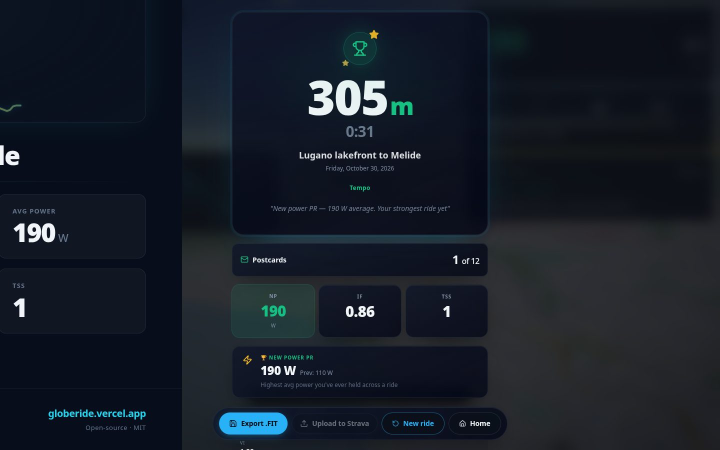
#> input picture docs/design/screenshots/p3/after/finish-1440.jpg, 1440 x 900 px, given in place of home-1440.jpg, which was not available (shown at 1/2 size)
$ python p3-compare.py
#> lines starting #> are read from the running program, lines starting #| are printed output that depends on the picture; pictures that were not available may be replaced by others from this repository, and a replacement may not be noted
"""Side-by-side compare for the P3 design gate: before | mockup | after.

    uv run --with pillow python scripts/p3-compare.py

Converts docs/design/screenshots/p3/after/*.png to JPEG (smaller in git) and
writes compare/*.jpg. Before = P2a reference Home and the P2a ride view.
"""
import pathlib
from PIL import Image, ImageDraw

root = pathlib.Path("docs/design/screenshots")
p3 = root / "p3"
(p3 / "compare").mkdir(parents=True, exist_ok=True)

for png in sorted((p3 / "after").glob("*.png")):
    Image.open(png).convert("RGB").save(png.with_suffix(".jpg"), quality=82)
    png.unlink()
for png in sorted((p3 / "mockup").glob("*.png")):
    Image.open(png).convert("RGB").save(png.with_suffix(".jpg"), quality=82)
    png.unlink()


def panel(paths_labels, out, height):
#> called with height = 900
    ims = []
    for path, label in paths_labels:
        im = Image.open(path).convert("RGB")
#> im is the input picture: PIL image 1440x900 RGB; mean R, G, B 22.3, 28.8, 39.3
        if im.height > height:
            im = im.crop((0, 0, im.width, height))
        ims.append((im, label))
    w = sum(i.width for i, _ in ims) + 24 * (len(ims) - 1)
    h = max(i.height for i, _ in ims) + 40
    canvas = Image.new("RGB", (w, h), (12, 14, 20))
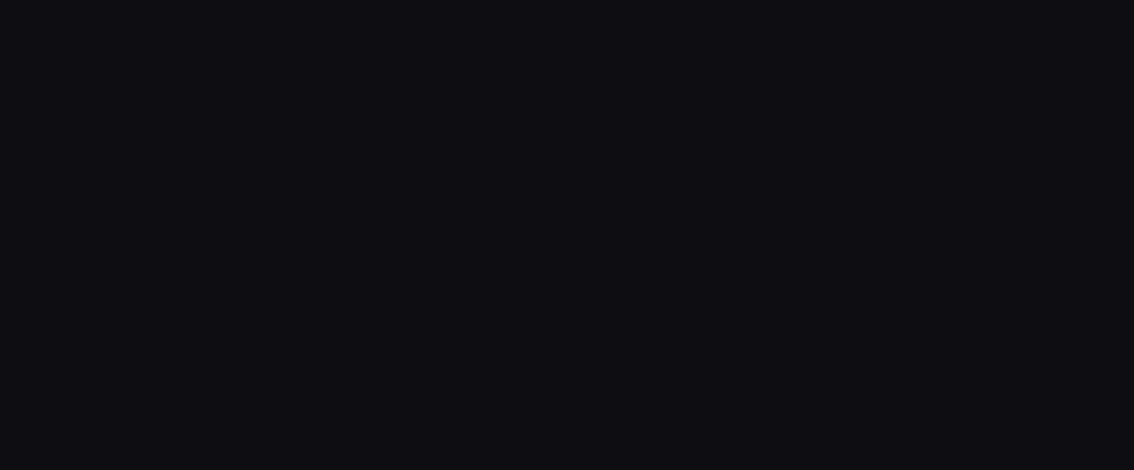
#> canvas: PIL image 2268x940 RGB (shown at 1/2 size); mean R, G, B 12, 14, 20
    d = ImageDraw.Draw(canvas)
    x = 0
    for im, label in ims:
        d.text((x + 8, 12), label, fill=(230, 230, 230))
        canvas.paste(im, (x, 40))
        x += im.width + 24
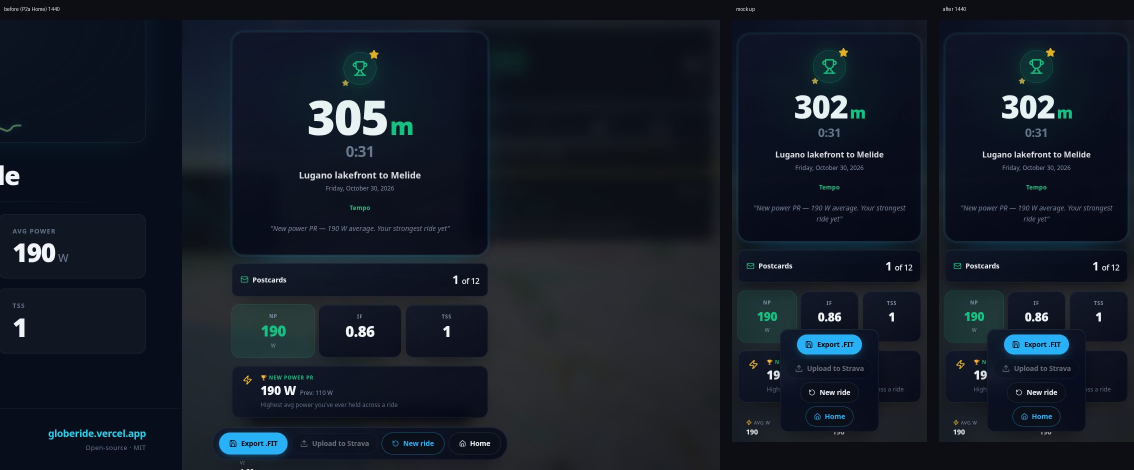
#> canvas: PIL image 2268x940 RGB (shown at 1/2 size); mean R, G, B 20.7, 27.9, 38.8
    canvas.save(out, quality=82)


for vp, h in (("1440", 900), ("390", 1400)):
    panel(
        [
            (root / "p2a/after" / f"home-{vp}.jpg", f"before (P2a Home) {vp}"),
            (p3 / "mockup" / f"play-mockup-{vp}.jpg", "mockup"),
            (p3 / "after" / f"home-play-{vp}.jpg", f"after {vp}"),
        ],
        p3 / "compare" / f"home-{vp}-before-mockup-after.jpg",
        h,
    )
    panel(
        [
            (p3 / "before" / f"ride-{vp}.jpg", f"before (P2a ride) {vp}"),
            (p3 / "mockup" / f"play-mockup-{vp}.jpg", "mockup"),
            (p3 / "after" / f"ride-pickup-{vp}.jpg", f"after {vp}"),
        ],
        p3 / "compare" / f"ride-{vp}-before-mockup-after.jpg",
        900 if vp == "1440" else 844,
    )
#> call 2 of panel, with height = 900
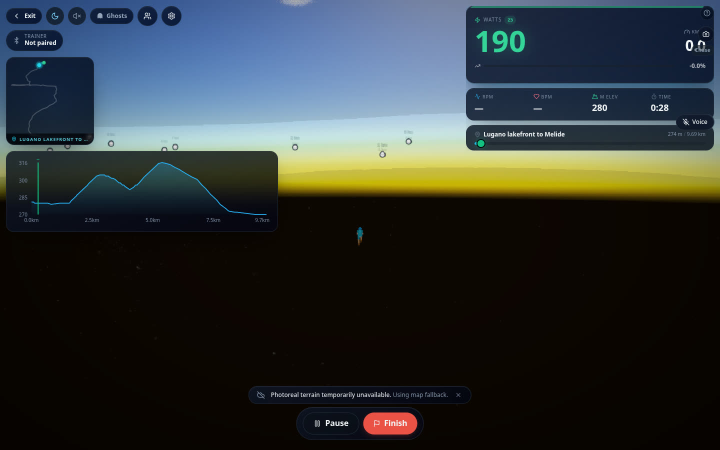
#> input picture docs/design/screenshots/p3/before/ride-1440.jpg, 1440 x 900 px, found by its file name (shown at 1/2 size)
#> in panel, im is the input picture: PIL image 1440x900 RGB; mean R, G, B 46.8, 52.5, 53
#> (the run stopped early here; a loop or call above may not have finished)
